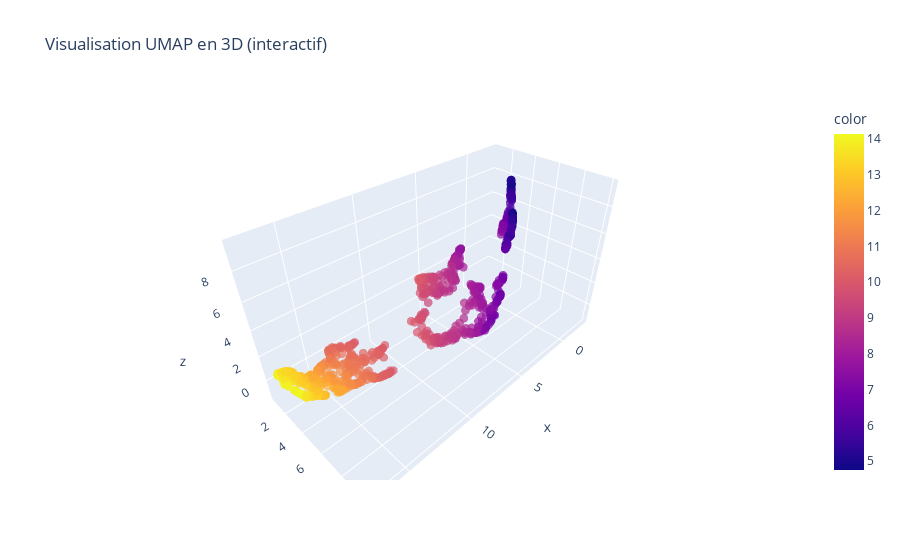

Notebook code for this chart:
### Code cell
# --- Installations si besoin ---
# !pip install umap-learn plotly scikit-learn

import plotly.express as px
from sklearn.datasets import make_swiss_roll
import umap

# Générer un dataset 3D (spirale suisse)
X, y = make_swiss_roll(n_samples=1000, noise=0.05, random_state=42)

# Réduction de dimension avec UMAP en 3D
reducer_3d = umap.UMAP(n_neighbors=15, min_dist=0.1, n_components=3, random_state=42)
X_umap_3d = reducer_3d.fit_transform(X)

# Affichage interactif
fig = px.scatter_3d(
    x=X_umap_3d[:,0], y=X_umap_3d[:,1], z=X_umap_3d[:,2],
    color=y,  # Coloration par la position originale dans la spirale
    title="Visualisation UMAP en 3D (interactif)",
    opacity=0.7
)

fig.update_traces(marker=dict(size=3))  # Taille des points
fig.show()

### Figure 1 — Plotly figure (JSON) as saved in the notebook; plotly's stock layout.template omitted (floating-point values rounded to 4 significant figures; data arrays with more than 128 entries replaced by an {"elided": "..."} marker saying what was removed)
{"data": [{"hovertemplate": "x=%{x}<br>y=%{y}<br>z=%{z}<br>color=%{marker.color}<extra></extra>", "legendgroup": "", "marker": {"color": {"elided": "1000 float values"}, "coloraxis": "coloraxis", "opacity": 0.7, "size": 3, "symbol": "circle"}, "mode": "markers", "name": "", "scene": "scene", "showlegend": false, "type": "scatter3d", "x": {"elided": "1000 float values"}, "y": {"elided": "1000 float values"}, "z": {"elided": "1000 float values"}}], "layout": {"coloraxis": {"colorbar": {"title": {"text": "color"}}, "colorscale": [[0, "#0d0887"], [0.1111, "#46039f"], [0.2222, "#7201a8"], [0.3333, "#9c179e"], [0.4444, "#bd3786"], [0.5556, "#d8576b"], [0.6667, "#ed7953"], [0.7778, "#fb9f3a"], [0.8889, "#fdca26"], [1, "#f0f921"]]}, "legend": {"tracegroupgap": 0}, "scene": {"domain": {"x": [0, 1], "y": [0, 1]}, "xaxis": {"title": {"text": "x"}}, "yaxis": {"title": {"text": "y"}}, "zaxis": {"title": {"text": "z"}}}, "title": {"text": "Visualisation UMAP en 3D (interactif)"}}}
